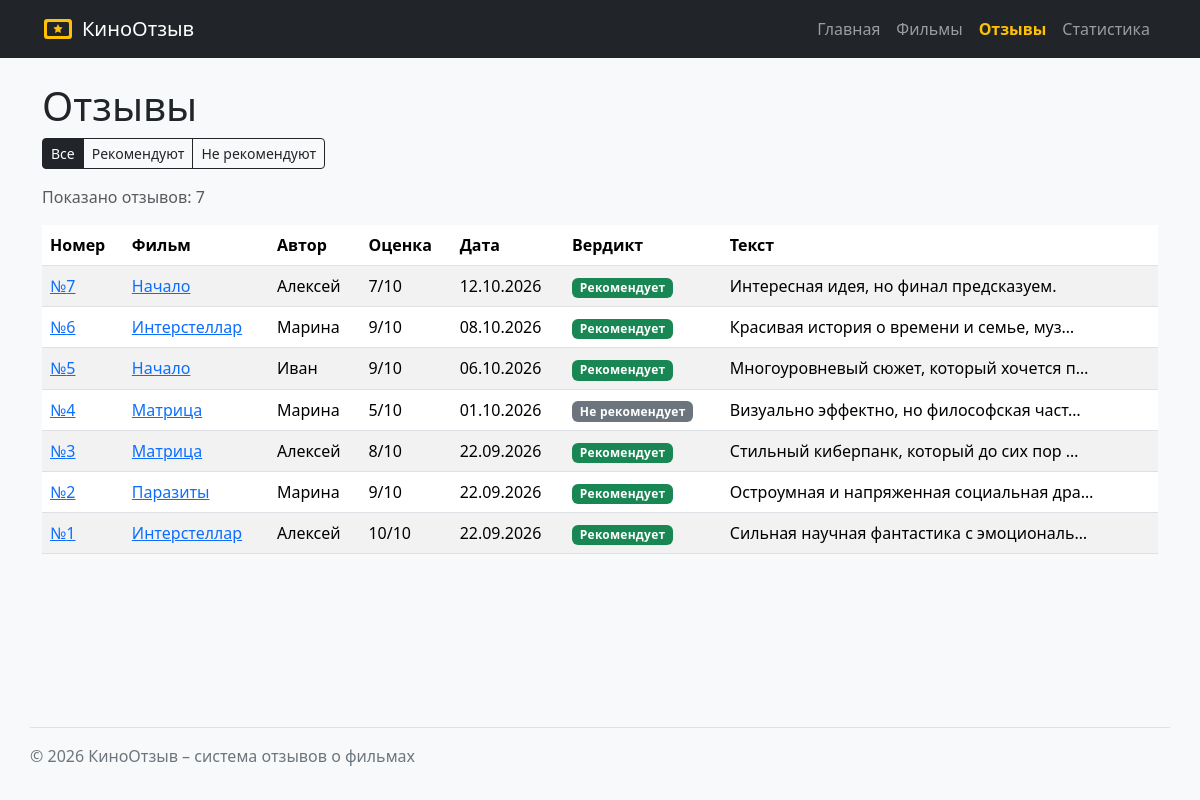
The app's page /reviews/ with its own data.
### reviews/views.py (the view)
# urls.py: path("", views.review_list, name="list"),
def review_list(request: HttpRequest) -> HttpResponse:
    recommended = request.GET.get("recommended", "")
    if recommended not in VERDICT_FILTERS:
        recommended = ""
    context = {
        "reviews": fetch_all(REVIEW_LIST_SQL, [recommended, recommended]),
        "recommended": recommended,
        "verdict_filters": VERDICT_FILTERS,
    }
    return render(request, "reviews/review_list.html", context)

### db/database.py (called while the page is built)
def get_connection(db_path: Path | str | None = None) -> sqlite3.Connection:
    conn = sqlite3.connect(db_path or DB_PATH)
    conn.row_factory = sqlite3.Row
    conn.execute("PRAGMA foreign_keys = ON")
    return conn

def fetch_all(sql: str, params: tuple | list = ()) -> list[sqlite3.Row]:
    conn = get_connection()
    try:
        return conn.execute(sql, params).fetchall()
    finally:
        conn.close()

### reviews/templates/reviews/review_list.html (shortened to what this page needs)
{% extends "base.html" %}
{% block content %}
  <h1>Отзывы</h1>
  <div class="btn-group mb-3" role="group" aria-label="Фильтр по вердикту">
    {% for value, label in verdict_filters.items %}
      <a href="{% url 'reviews:list' %}{% if value %}?recommended={{ value }}{% endif %}"
         class="btn btn-sm {% if value == recommended %}btn-dark{% else %}btn-outline-dark{% endif %}">
        {{ label }}
      </a>
    {% endfor %}
  </div>
  <p class="text-muted">Показано отзывов: {{ reviews|length }}</p>
  <table class="table table-striped bg-white review-table">
    <thead>
      <tr>
        <th>Номер</th>
        <th>Фильм</th>
        <th>Автор</th>
        <th>Оценка</th>
        <th>Дата</th>
        <th>Вердикт</th>
        <th>Текст</th>
      </tr>
    </thead>
    <tbody>
      {% for review in reviews %}
        <tr>
          <td><a href="{% url 'reviews:detail' review.id %}">№{{ review.id }}</a></td>
          <td><a href="{% url 'catalog:detail' review.movie_id %}">{{ review.movie_title }}</a></td>
          <td>{{ review.user_name|default:"Аноним" }}</td>
          <td>{{ review.rating }}/10</td>
          <td>{{ review.publication_date }}</td>
          <td>{% include "reviews/includes/review_verdict.html" %}</td>
          <td>{{ review.text|default:"—"|truncatechars:40 }}</td>
        </tr>
      {% empty %}
        <tr>
          <td colspan="7">Отзывы не найдены.</td>
        </tr>
      {% endfor %}
    </tbody>
  </table>
{% endblock %}

### reviews/templates/reviews/includes/review_verdict.html
{% if review.recommended %}
  <span class="badge bg-success review-verdict review-verdict--yes">Рекомендует</span>
{% else %}
  <span class="badge bg-secondary review-verdict review-verdict--no">Не рекомендует</span>
{% endif %}

### homepage/static/homepage/css/style.css (style rules this page uses)
body { display: flex; flex-direction: column; min-height: 100vh; }
.review-verdict { font-weight: 600; letter-spacing: 0.02em; }

### records on screen
reviews: id "7", movie_title "Начало", user_name "Алексей", rating "7", publication_date "12.10.2026", shows "Рекомендует", text "Интересная идея, но финал предсказуем."
movies: id "3", movie_title "Матрица", user_name "Алексей", rating "8", publication_date "22.09.2026", shows "Рекомендует", text "Стильный киберпанк, который до сих пор …"

### other values on screen
{{ label }} "Все" "Рекомендуют" "Не рекомендуют"
{{ reviews|length }} "7"
{{ review.id }} "6" "5" "4" "2" "1"
{{ review.movie_title }} "Интерстеллар" "Начало" "Матрица" "Паразиты" "Интерстеллар"
{{ review.user_name|default:"Аноним" }} "Марина" "Иван" "Марина" "Марина" "Алексей"
{{ review.rating }} "9" "9" "5" "9" "10"
{{ review.publication_date }} "08.10.2026" "06.10.2026" "01.10.2026" "22.09.2026" "22.09.2026"
{{ review.text|default:"—"|truncatechars:40 }} "Красивая история о времени и семье, муз…" "Многоуровневый сюжет, который хочется п…" "Визуально эффектно, но философская част…" "Остроумная и напряженная социальная дра…" "Сильная научная фантастика с эмоциональ…"
